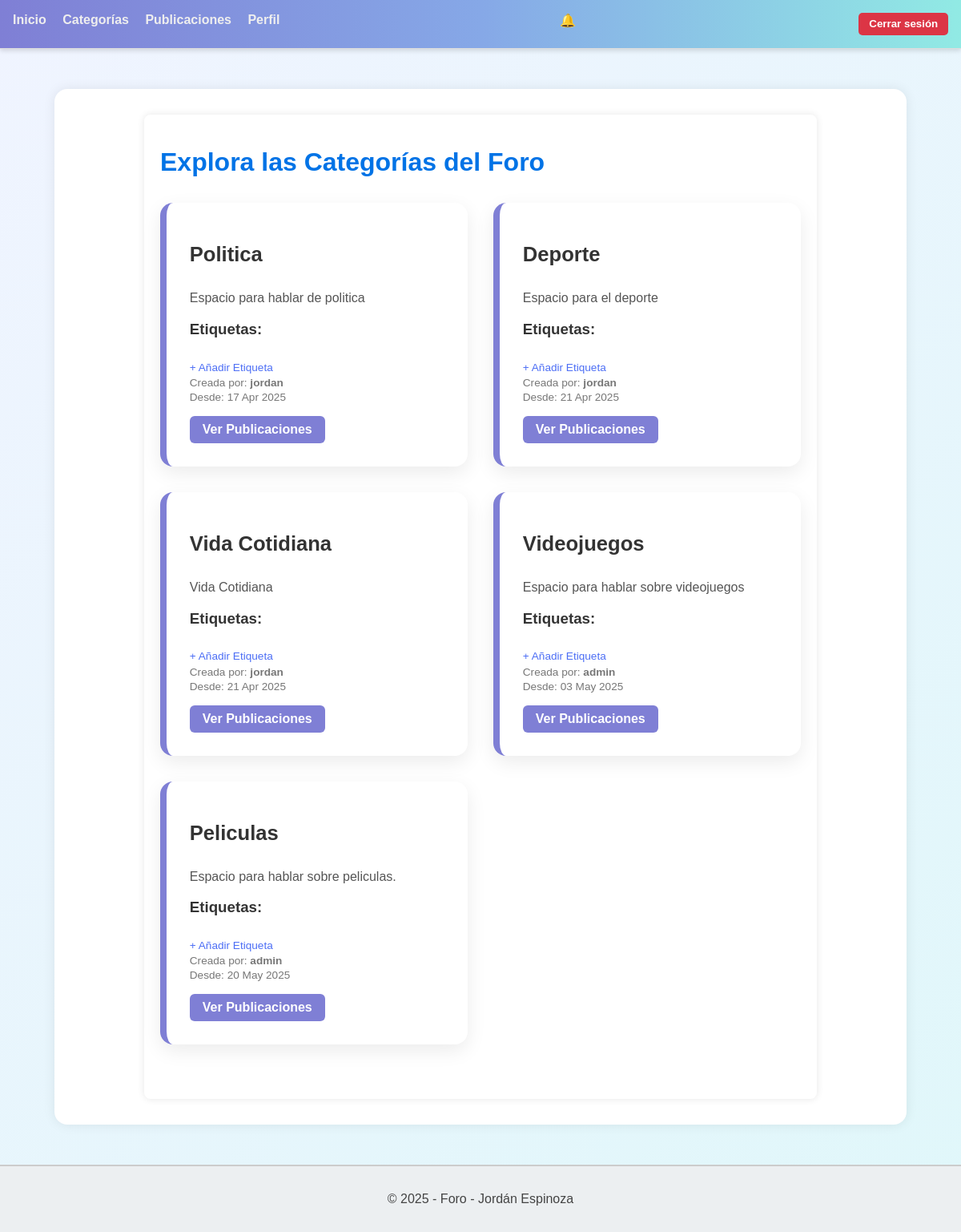
/foro/categorias/listar/ (signed in), run on the app's committed database.
### foro_aplicacion/models.py (models this page shows, shortened)
class Categoria(models.Model):
    nombre = models.CharField(max_length=50)
    descripcion = models.TextField(blank=True)
    fecha_creacion = models.DateTimeField(auto_now_add=True)
    usuario = models.ForeignKey(Usuario, on_delete=models.CASCADE, related_name='categorias')

class Usuario(AbstractUser):
    correo = models.EmailField(max_length=100, unique=True)
    es_admin = models.BooleanField(default=False)
    es_baneado = models.BooleanField(default=False)
    es_moderador = models.BooleanField(default=False)
    es_autor = models.BooleanField(default=False)
    reputacion = models.IntegerField(default=0)
    avatar = models.ImageField(upload_to='avatars/', blank=True, null=True)
    class Meta:
        verbose_name = 'Usuario'
        verbose_name_plural = 'Usuarios'

### foro_aplicacion/views.py (the view)
# urls.py: path('categorias/listar/', CategoriaListView.as_view(), name='listar'),
class CategoriaListView(ListView):
    model = Categoria
    template_name = 'categorias/listar.html'
    def get_context_data(self, **kwargs):
        context = super().get_context_data(**kwargs)
        context['etiquetas'] = Etiqueta.objects.all()
        return context

### foro_aplicacion/context_processors.py (called while the page is built)
def cantidad_notificaciones(request):
    if request.user.is_authenticated:
        cantidad = request.user.notificaciones.filter(leida=False).count()
        return {'cantidad_no_leidas': cantidad}
    return {}

### foro_aplicacion/templates/categorias/listar.html (shortened to what this page needs)
{% extends 'template_base.html' %}
{% block body %}
<div class="container">
    <h1 class="titulo">Explora las Categorías del Foro</h1>
    <div class="categoria-lista">
        {% for categoria in object_list %}
            <div class="categoria-card">
                <div class="categoria-header">
                    <h2 class="nombre">{{ categoria.nombre }}</h2>
                </div>
                <p class="descripcion">{{ categoria.descripcion|default:"Sin descripción" }}</p>
                <div class="etiquetas-wrapper">
                    <h3>Etiquetas:</h3>
                    <a href="{% url 'crear_etiqueta' %}" class="crear-etiqueta-link">+ Añadir Etiqueta</a>
                </div>
                <p class="autor">Creada por: <strong>{{ categoria.usuario.username }}</strong></p>
                <p class="fecha">Desde: {{ categoria.fecha_creacion|date:"d M Y" }}</p>
                <div class="botones-categoria">
                    <a href="{% url 'publicaciones_por_categoria' categoria.id %}" class="btn btn-publicaciones">Ver Publicaciones</a>
                </div>
            </div>
        {% empty %}
            <p class="sin-categorias">No hay categorías disponibles.</p>
        {% endfor %}
    </div>
</div>
{% endblock %}

### static/css/styles.css (style rules this page uses)
body { margin: 0; padding: 0; background: linear-gradient(135deg, #f0f4ff, #e0f7fa); color: #333; font-family: 'Segoe UI', Tahoma, Geneva, Verdana, sans-serif; }
body { font-family: Arial, sans-serif; background-color: #f4f4f4; color: #333; }
.container { max-width: 800px; margin: 0 auto; padding: 20px; background-color: #fff; box-shadow: 0 0 10px rgba(0, 0, 0, 0.1); border-radius: 8px; }
.titulo { font-size: 2em; margin-bottom: 20px; color: #0073e6; }
.btn { background-color: #0073e6; color: #fff; padding: 10px 20px; border: none; border-radius: 4px; cursor: pointer; font-size: 1em; }
.categoria-lista { display: grid; grid-template-columns: repeat(auto-fill, minmax(340px, 1fr)); gap: 2rem; margin-top: 2rem; }
.categoria-card { background: #ffffff; border-left: 8px solid #7f7fd5; padding: 1.8rem; border-radius: 16px; box-shadow: 0 8px 24px rgba(0, 0, 0, 0.08); transition: transform 0.3s ease, box-shadow 0.3s ease; }
.categoria-header { display: flex; justify-content: space-between; align-items: center; margin-bottom: 0.8rem; }
.categoria-card .nombre { font-size: 1.6rem; font-weight: bold; color: #333; }
.descripcion { font-size: 1rem; color: #555; margin-bottom: 1rem; }
.etiquetas-wrapper { margin-top: 1rem; }
.crear-etiqueta-link { font-size: 0.85rem; color: #4c6ef5; text-decoration: none; }
.autor, .fecha { font-size: 0.85rem; color: #777; margin: 0.2rem 0; }
.botones-categoria { margin-top: 1rem; }
a.btn { display: inline-block; padding: 0.5rem 1rem; border-radius: 6px; font-weight: bold; text-decoration: none; transition: all 0.3s ease; }
.btn-publicaciones { background-color: #7f7fd5; color: white; }
h2 { font-size: 24px; font-weight: bold; margin-bottom: 15px; color: #333; }

### data on the page
Categoria: nombre "Politica", descripcion "Espacio para hablar de politica", usuario.username "jordan", fecha_creacion "17 Apr 2025"
Categoria: nombre "Deporte", descripcion "Espacio para el deporte", usuario.username "jordan", fecha_creacion "21 Apr 2025"
Categoria: nombre "Vida Cotidiana", descripcion "Vida Cotidiana", usuario.username "jordan", fecha_creacion "21 Apr 2025"
Categoria: nombre "Videojuegos", descripcion "Espacio para hablar sobre videojuegos", usuario.username "admin", fecha_creacion "03 May 2025"
Categoria: nombre "Peliculas", descripcion "Espacio para hablar sobre peliculas.", usuario.username "admin", fecha_creacion "20 May 2025"
